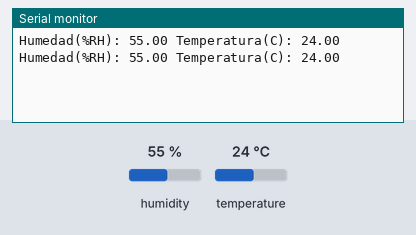
Recording of a sketch running on a simulated Arduino Uno, built with avr-gcc and run on an emulated ATmega328P. Parts: the last lines printed to the serial monitor. Wiring (inferred from the names in the program): HTU21/Si7021 sensor at I2C address 0x40. The test bench sets the inputs (shaded band); at power-on: humidity 55 %, temperature 24 °C.

Above: at 2.1 s.
2.2 s: humidity set to 22 %
At 3.3 s:
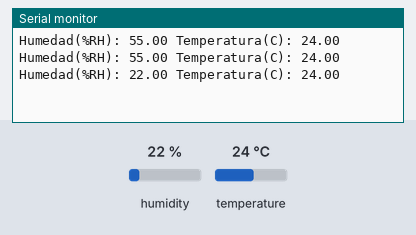
3.9 s: temperature set to 12 °C
At 5.4 s:
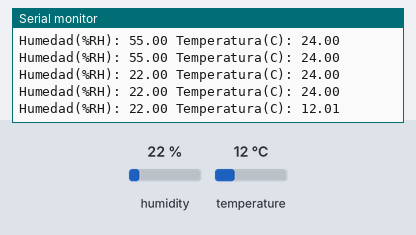
8.4 s: humidity set to 40 %
At 9.4 s:
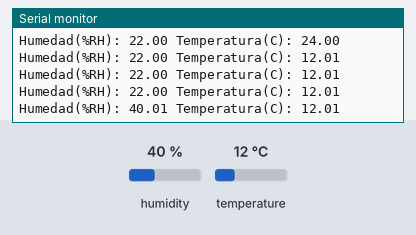
Timing chart, 0 to 11.4 s (numbered marks = the images above; inputs shaded):
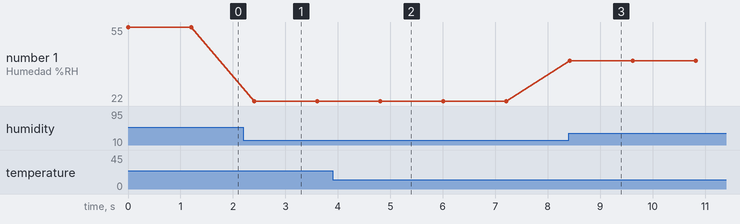

Measured:
- after the input at 2.2 s, the serial monitor: prints a new line after 0.21 s (image 1)
- after the input at 3.9 s, the serial monitor: prints a new line after 0.91 s (image 2)
- after the input at 8.4 s, the serial monitor: prints a new line at once (image 3)
- plotted number 1: 55 → 22 after the input at 2.2 s, 22 → 40.01 after the input at 8.4 s

The sketch:

SHT21.ino
```cpp
//Librerias
#include <Wire.h>
#include "SHT21.h"
SHT21 SHT21_start;
void setup()
{
 SHT21_start.begin();
 Serial.begin(9600); //transmisión de datos de 9600 baudios
}
void loop()
{
 Serial.print("Humedad(%RH): ");
 Serial.print(SHT21_start.obtenerHumedad()); //llamar función de obtener humedad
 Serial.print(" Temperatura(C): ");
 Serial.println(SHT21_start.obtenerTemperatura()); //llamar función de obtener temperatura

 delay(1000); //espera de 1 segundo entre valor y valor
}
```

SHT21.c
```cpp
#include <Wire.h>
#include "SHT21.h" //incluir librerías
SHT21::SHT21 () {}
void SHT21::begin(void){
Wire.begin();
}

float SHT21::obtenerHumedad(void) //función obtener humedad con la fórmula del datasheet
{
return (-6.0 + 125.0 / 65536.0 * (float)(lecturaSHT21(HUMD_MEDIDA)));
}
float SHT21::obtenerTemperatura(void) //función obtener temperatura con la fórmula del datasheet
{
return (-46.85 + 175.72 / 65536.0 * (float)(lecturaSHT21(TEMP_MEDIDA)));
}
uint16_t SHT21::lecturaSHT21(uint8_t comando) //función lectura del sensor
{
 uint16_t resultado;

 Wire.beginTransmission(SHT21_DIRECCION); //empieza la transmisión con la dirección I2C
 Wire.write(comando); //escribimos comando
 Wire.endTransmission(); //terminamos transmisión

 delay(100); //espera de 0.1 s

 Wire.requestFrom(SHT21_DIRECCION, 3); //solicita 3 bytes en la dirección de I2C

 while(Wire.available() < 3) { //devuelve el número de bytes
 delay(1);
 }

 // devuelve el valor de result
 resultado = ((Wire.read()) << 8); // lectura los valores MSB y desplazamiento a la izquierda (multiplicacion por 256)
 resultado += Wire.read(); //lectura de los valores LSB
 resultado &= ~0x0003; //borra los dos bits LSB
 return resultado; //devuelve valor

}
```

SHT21.h
```cpp
#ifndef SHT21_H
#define SHT21_H //definir archivo SHT21

#include <Wire.h> //incluir librerías
#include <Arduino.h>
#define SHT21_DIRECCION 0x40 //dirección I2C para el sensor
#define TEMP_MEDIDA 0xF3 //dirección de medida de temperatura
#define HUMD_MEDIDA 0xF5 //dirección de medida de humedad

class SHT21 {
//definir variables
public:
SHT21();
void begin();
float obtenerTemperatura(void); //función obtener temperatura
float obtenerHumedad(void); //función obtener humedad
private:
uint16_t lecturaSHT21(uint8_t comando); //función leer al sensor
};
#endif
```
